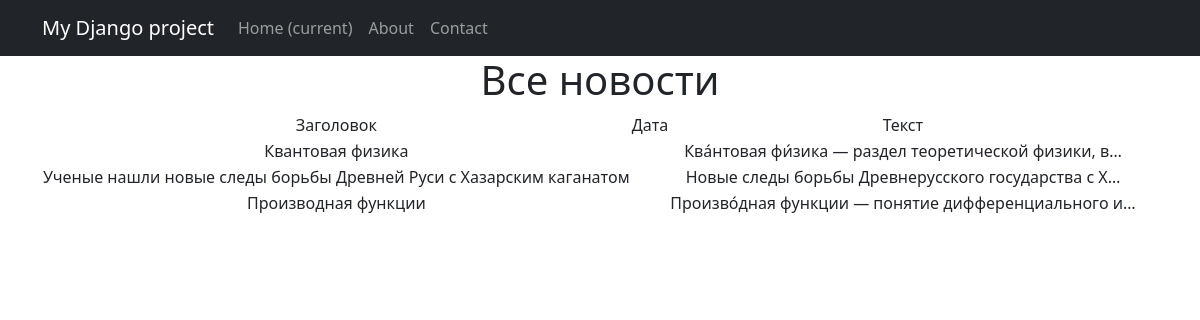
The page /news/ on the database as committed earlier.
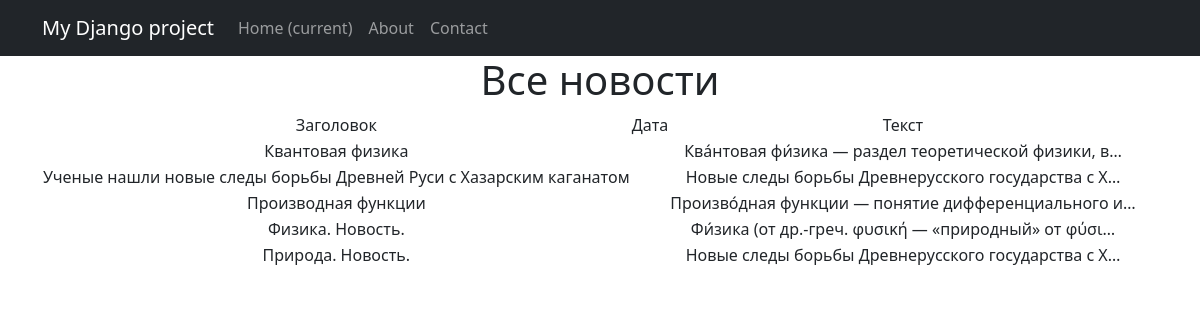
The same page on the database as committed later.
### newsportal/models.py (models this page shows, shortened)
class Post(models.Model):
    author = models.ForeignKey(Author, on_delete=models.CASCADE)
    categoryType = models.CharField(max_length=2, choices=CatSource.CATEGORY_CHOICES)
    dateCreate = models.DateField(auto_now_add=True)
    postCategory = models.ManyToManyField(Category, through='PostCategory')
    title = models.CharField(max_length=128)
    text = models.TextField()
    rating = models.IntegerField(default=0)

### newsportal/views.py (the view)
# urls.py: path('', PostList.as_view()),
class PostList(ListView):
    model = Post
    template_name = 'post_list.html'
    context_object_name = 'post_list'

### templates/post_list.html (shortened to what this page needs)
{% extends 'flatpages/default.html' %}
{% block content %}
<h1> Все новости </h1>
    {% if True %}
        <table>
            <tr>
                <td>
                    Заголовок
                </td>
                <td>
                    Дата
                </td>
                <td>
                    Текст
                </td>
            </tr>
            {% for post in post_list %}
                <tr>
                <td>
                    {{ post.title }}
                </td>
                <td>
                </td>
                <td>
                    {{ post.text|truncatechars:50 }}
                </td>
                </tr>
            {% endfor %}
        </table>
    {% else %}
        <h2>Новостей нет</h2>
    {% endif %}
{% endblock content %}

### templates/flatpages/default.html (shortened to what this page needs)
<!DOCTYPE html>
<html lang="en">
    <head>
        {% load static %}
        <link href="{% static 'css/styles.css' %}" rel="stylesheet" />
    </head>
    <body>
        <nav class="navbar navbar-expand-lg navbar-dark bg-dark static-top">
            <div class="container">
                <a class="navbar-brand" href="#">My Django project</a>
                <div class="collapse navbar-collapse" id="navbarResponsive">
                    <ul class="navbar-nav ml-auto">
                        <li class="nav-item active">
                            <a class="nav-link" href="/home_auth">Home
                                <span class="sr-only">(current)</span>
                            </a>
                        </li>
                        <li class="nav-item">
                            <a class="nav-link" href="/about_fonts">About</a>
                        </li>
                        <li class="nav-item">
                            <a class="nav-link" href="/contact_double">Contact</a>
                        </li>
                    </ul>
                </div>
            </div>
        </nav>
        <div class = "container">
            <div class = "row">
                <div class = "col-lg-12 text-center bottom-">
                    {% block content%}{% endblock content %}
                </div>
            </div>
        </div>
    </body>
</html>

Rows that differ between the two databases and show on the page:
added Post: title "Физика. Новость.", text "Фи́зика (от др.-греч. φυσική — «природный» от φύσι…"
added Post: title "Природа. Новость.", text "Новые следы борьбы Древнерусского государства с Х…"
